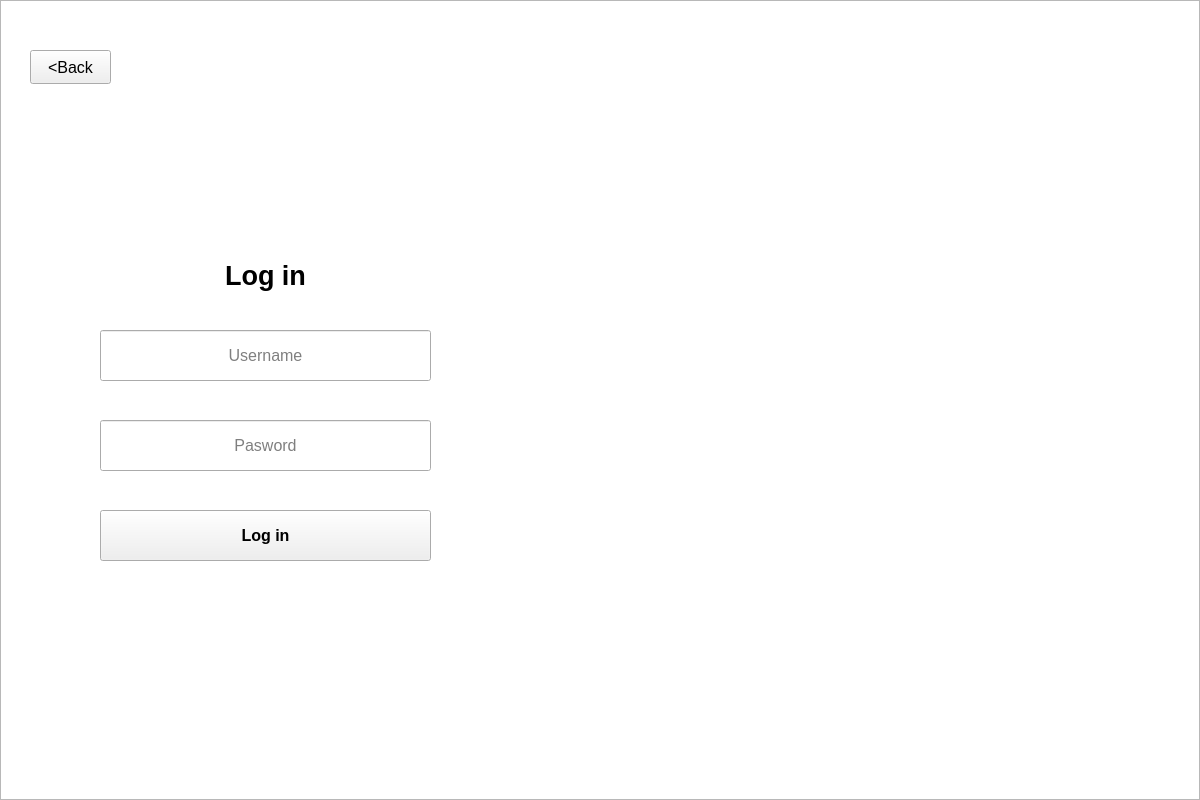
<?xml version="1.0" encoding="UTF-8"?>
<ui version="4.0">
 <class>MainWindow</class>
 <widget class="QMainWindow" name="MainWindow">
  <property name="geometry">
   <rect>
    <x>0</x>
    <y>0</y>
    <width>1200</width>
    <height>800</height>
   </rect>
  </property>
  <property name="minimumSize">
   <size>
    <width>1200</width>
    <height>800</height>
   </size>
  </property>
  <property name="maximumSize">
   <size>
    <width>1200</width>
    <height>800</height>
   </size>
  </property>
  <property name="font">
   <font>
    <pointsize>20</pointsize>
   </font>
  </property>
  <property name="windowTitle">
   <string>MainWindow</string>
  </property>
  <widget class="QWidget" name="centralwidget">
   <property name="maximumSize">
    <size>
     <width>1200</width>
     <height>800</height>
    </size>
   </property>
   <widget class="QStackedWidget" name="stackedWidget">
    <property name="geometry">
     <rect>
      <x>0</x>
      <y>0</y>
      <width>1200</width>
      <height>800</height>
     </rect>
    </property>
    <property name="minimumSize">
     <size>
      <width>1200</width>
      <height>800</height>
     </size>
    </property>
    <property name="maximumSize">
     <size>
      <width>1200</width>
      <height>800</height>
     </size>
    </property>
    <property name="currentIndex">
     <number>1</number>
    </property>
    <widget class="QWidget" name="welcomePage">
     <widget class="QGraphicsView" name="welcomePage2">
      <property name="geometry">
       <rect>
        <x>0</x>
        <y>0</y>
        <width>1200</width>
        <height>800</height>
       </rect>
      </property>
      <property name="minimumSize">
       <size>
        <width>1200</width>
        <height>800</height>
       </size>
      </property>
      <property name="maximumSize">
       <size>
        <width>1200</width>
        <height>800</height>
       </size>
      </property>
      <property name="autoFillBackground">
       <bool>false</bool>
      </property>
      <property name="styleSheet">
       <string notr="true">border-image: url(:/img/resource/271694.jpg);</string>
      </property>
     </widget>
     <widget class="QLabel" name="WelcomePageLabel">
      <property name="geometry">
       <rect>
        <x>350</x>
        <y>70</y>
        <width>361</width>
        <height>71</height>
       </rect>
      </property>
      <property name="font">
       <font>
        <pointsize>24</pointsize>
        <bold>true</bold>
       </font>
      </property>
      <property name="text">
       <string>WELCOME </string>
      </property>
      <property name="alignment">
       <set>Qt::AlignCenter</set>
      </property>
      <property name="indent">
       <number>0</number>
      </property>
     </widget>
     <widget class="QPushButton" name="logInButton">
      <property name="geometry">
       <rect>
        <x>110</x>
        <y>328</y>
        <width>311</width>
        <height>56</height>
       </rect>
      </property>
      <property name="font">
       <font>
        <pointsize>12</pointsize>
        <bold>true</bold>
       </font>
      </property>
      <property name="cursor">
       <cursorShape>PointingHandCursor</cursorShape>
      </property>
      <property name="text">
       <string>Log in</string>
      </property>
     </widget>
     <widget class="QPushButton" name="RegisterButton">
      <property name="geometry">
       <rect>
        <x>110</x>
        <y>410</y>
        <width>311</width>
        <height>56</height>
       </rect>
      </property>
      <property name="font">
       <font>
        <pointsize>12</pointsize>
        <bold>true</bold>
       </font>
      </property>
      <property name="cursor">
       <cursorShape>PointingHandCursor</cursorShape>
      </property>
      <property name="text">
       <string>Register</string>
      </property>
     </widget>
    </widget>
    <widget class="QWidget" name="loginPage">
     <property name="maximumSize">
      <size>
       <width>1200</width>
       <height>16777215</height>
      </size>
     </property>
     <widget class="QGraphicsView" name="loginPage_2">
      <property name="geometry">
       <rect>
        <x>0</x>
        <y>0</y>
        <width>1200</width>
        <height>800</height>
       </rect>
      </property>
      <property name="minimumSize">
       <size>
        <width>1200</width>
        <height>800</height>
       </size>
      </property>
      <property name="maximumSize">
       <size>
        <width>1200</width>
        <height>800</height>
       </size>
      </property>
      <property name="autoFillBackground">
       <bool>false</bool>
      </property>
      <property name="styleSheet">
       <string notr="true">border-image: url(:/img/resource/271694.jpg);</string>
      </property>
     </widget>
     <widget class="QLabel" name="loginPagLabel">
      <property name="geometry">
       <rect>
        <x>220</x>
        <y>250</y>
        <width>91</width>
        <height>51</height>
       </rect>
      </property>
      <property name="font">
       <font>
        <pointsize>20</pointsize>
        <bold>true</bold>
       </font>
      </property>
      <property name="text">
       <string>Log in</string>
      </property>
      <property name="alignment">
       <set>Qt::AlignCenter</set>
      </property>
     </widget>
     <widget class="QPushButton" name="loginPageLoginButton">
      <property name="geometry">
       <rect>
        <x>100</x>
        <y>510</y>
        <width>331</width>
        <height>51</height>
       </rect>
      </property>
      <property name="font">
       <font>
        <pointsize>12</pointsize>
        <italic>false</italic>
        <bold>true</bold>
        <strikeout>false</strikeout>
       </font>
      </property>
      <property name="cursor">
       <cursorShape>PointingHandCursor</cursorShape>
      </property>
      <property name="text">
       <string>Log in</string>
      </property>
      <property name="checkable">
       <bool>false</bool>
      </property>
      <property name="default">
       <bool>false</bool>
      </property>
      <property name="flat">
       <bool>false</bool>
      </property>
     </widget>
     <widget class="QPushButton" name="loginPageBackButton">
      <property name="geometry">
       <rect>
        <x>30</x>
        <y>50</y>
        <width>81</width>
        <height>34</height>
       </rect>
      </property>
      <property name="font">
       <font>
        <pointsize>12</pointsize>
        <bold>false</bold>
       </font>
      </property>
      <property name="text">
       <string>&lt;Back</string>
      </property>
     </widget>
     <widget class="QLineEdit" name="loginPagePassword">
      <property name="geometry">
       <rect>
        <x>100</x>
        <y>420</y>
        <width>331</width>
        <height>51</height>
       </rect>
      </property>
      <property name="font">
       <font>
        <pointsize>12</pointsize>
       </font>
      </property>
      <property name="echoMode">
       <enum>QLineEdit::Password</enum>
      </property>
      <property name="alignment">
       <set>Qt::AlignCenter</set>
      </property>
      <property name="placeholderText">
       <string>Pasword</string>
      </property>
     </widget>
     <widget class="QLineEdit" name="loginPageUsername">
      <property name="geometry">
       <rect>
        <x>100</x>
        <y>330</y>
        <width>331</width>
        <height>51</height>
       </rect>
      </property>
      <property name="font">
       <font>
        <pointsize>12</pointsize>
       </font>
      </property>
      <property name="focusPolicy">
       <enum>Qt::StrongFocus</enum>
      </property>
      <property name="autoFillBackground">
       <bool>true</bool>
      </property>
      <property name="alignment">
       <set>Qt::AlignCenter</set>
      </property>
      <property name="placeholderText">
       <string>Username</string>
      </property>
     </widget>
    </widget>
    <widget class="QWidget" name="registerPage">
     <widget class="QGraphicsView" name="registerPage2">
      <property name="geometry">
       <rect>
        <x>0</x>
        <y>0</y>
        <width>1200</width>
        <height>800</height>
       </rect>
      </property>
      <property name="minimumSize">
       <size>
        <width>1200</width>
        <height>800</height>
       </size>
      </property>
      <property name="maximumSize">
       <size>
        <width>1200</width>
        <height>800</height>
       </size>
      </property>
      <property name="styleSheet">
       <string notr="true">border-image: url(:/img/resource/271694.jpg);</string>
      </property>
     </widget>
     <widget class="QLabel" name="RegisterLabel">
      <property name="geometry">
       <rect>
        <x>400</x>
        <y>110</y>
        <width>211</width>
        <height>61</height>
       </rect>
      </property>
      <property name="text">
       <string>Account Registration</string>
      </property>
     </widget>
     <widget class="QGraphicsView" name="defaultProPic">
      <property name="geometry">
       <rect>
        <x>190</x>
        <y>220</y>
        <width>71</width>
        <height>81</height>
       </rect>
      </property>
      <property name="styleSheet">
       <string notr="true">border-image: url(:/img/resource/22965342.jpg);</string>
      </property>
     </widget>
     <widget class="QLineEdit" name="lineEdit">
      <property name="geometry">
       <rect>
        <x>140</x>
        <y>340</y>
        <width>241</width>
        <height>41</height>
       </rect>
      </property>
     </widget>
    </widget>
   </widget>
  </widget>
 </widget>
 <resources/>
 <connections/>
</ui>
